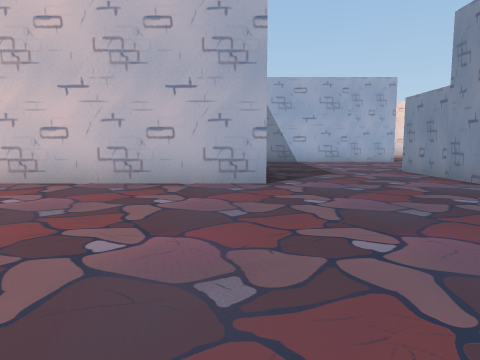
[1] (above)

19 first-person views from a walk through a 3-D level made in the Unity game engine. The camera is 1.5 m above the floor, tilts 6° down and sees 70° across. The floor is counted in squares, 2 m on a side. Each view is taken from the middle of a square. On the plan, view 1 faces up. The plan holds only what a view shows up to about 11 squares ahead; the rest is blank. The place goes on beyond the plan.

[2]
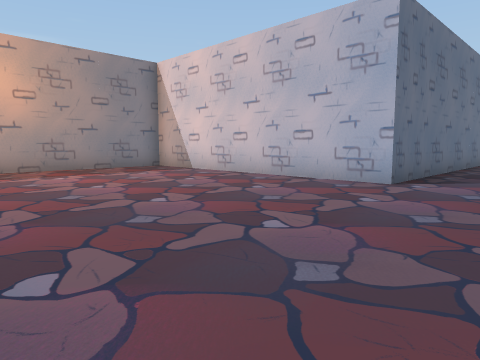

[3]
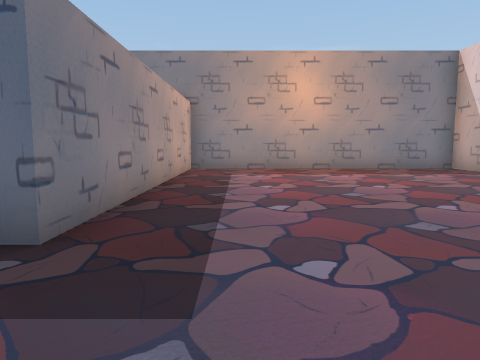

[4]
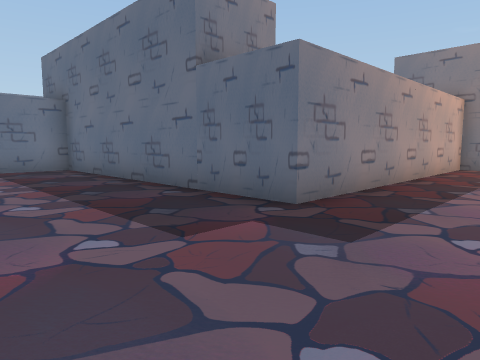

[5]
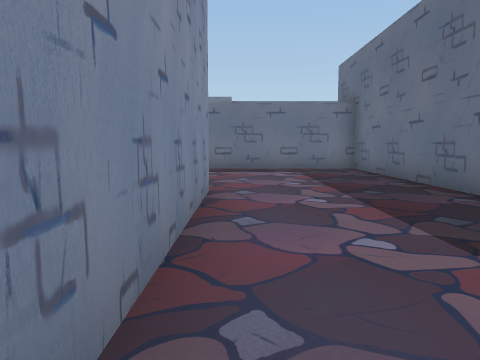

[6]
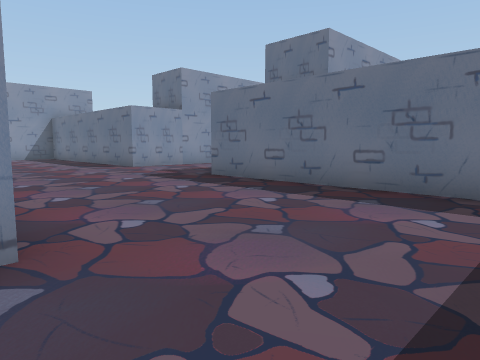

[7]
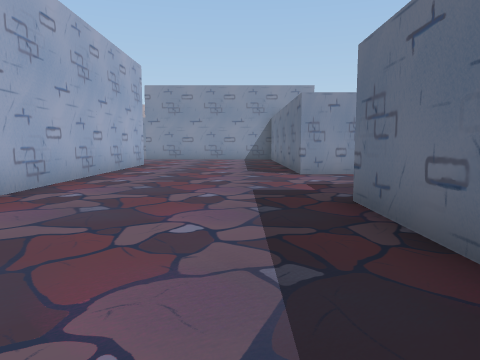

[8]
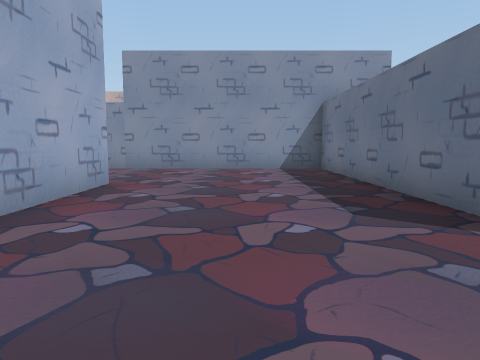

[9]
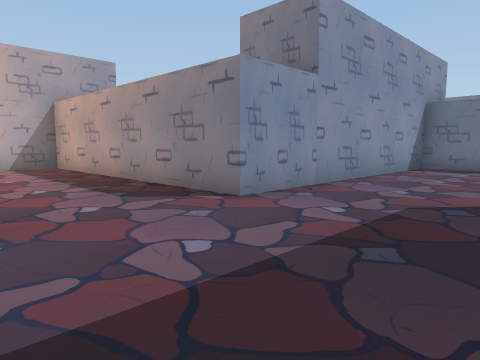

[10]
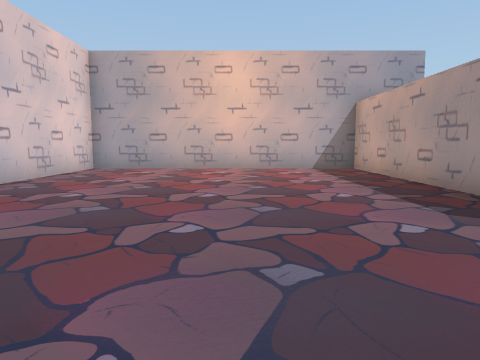

[11]
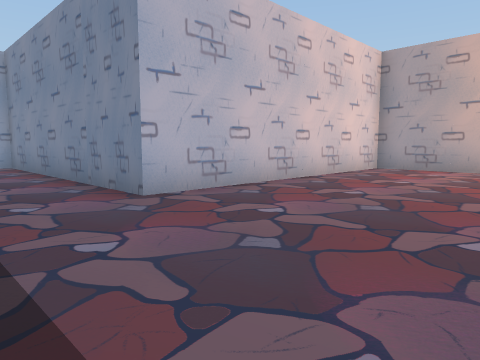

[12]
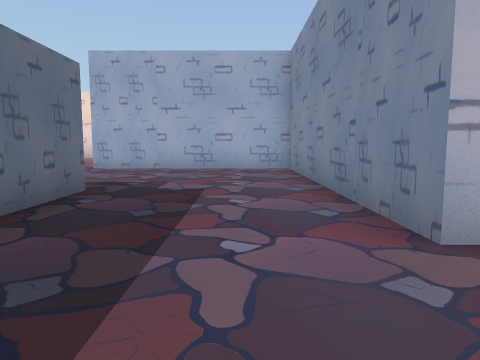

[13]
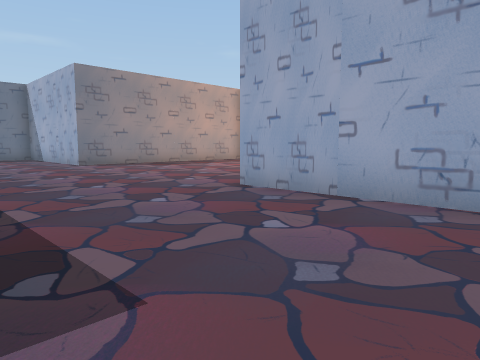

[14]
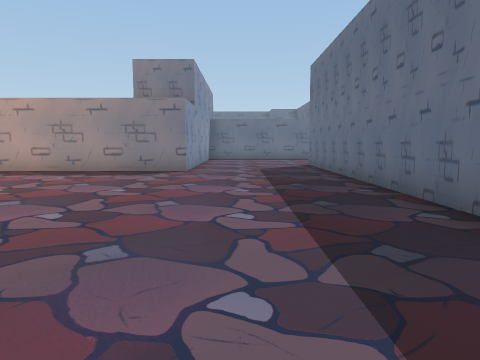

[15]
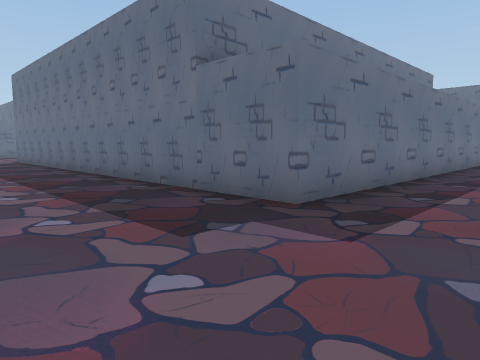

[16]
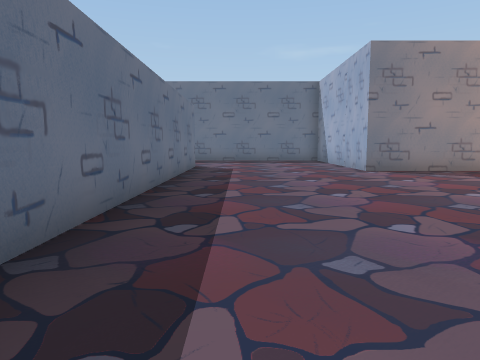

[17]
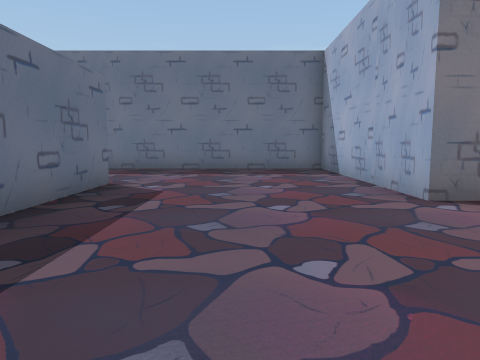

[18]
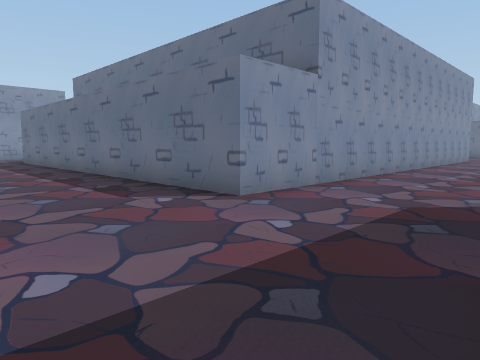

[19]
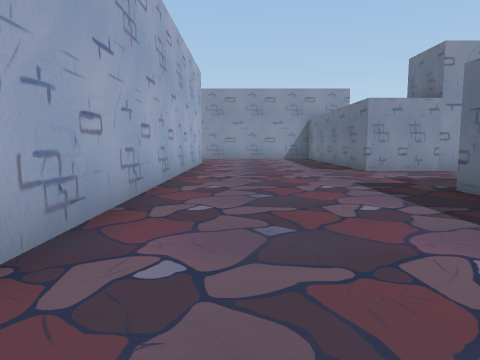

### Floor plan
Points are (right, up) in squares from view 1. A wall is a line through its corners. A room is listed if a view was taken in it or the views show most of it. See-through windows are left out.
Room 1 (views 1, 2, 3, 4, 5, 6, 7, 8, 9, 10, 11, 12, 13, 14, 15, 16, 17, 18, 19)
walls: (4.5, -4.6) (4.5, 9.5) (16.5, 9.5) (16.5, -3.1); (6.5, 16.5) (6.5, 14.5) (0.5, 14.5) (0.5, 6.5) (-7.5, 6.5) (-7.5, -1.5) (0.5, -1.5) (0.5, -9.5) (8.5, -9.5); (16.5, -4.5) (5, -4.5); (12.5, -11.5) (12.5, -9.5) (20.5, -9.5) (20.5, -1.5) (28.5, -1.5) (28.5, 6.5) (20.5, 6.5) (20.5, 14.5) (14.5, 14.5)

Where each view was taken, in squares from view 1:
view 1: 0 up, 0 right, facing up
view 2: 0 up, 3 right, facing up-left
view 3: 0 up, 3 right, facing left
view 4: 1 up, 4 right, facing down-left
view 5: 1 up, 4 right, facing down
view 6: 4 down, 2 right, facing down-right
view 7: 8 down, 4 right, facing right
view 8: 7 down, 10 right, facing right
view 9: 2 up, 17 right, facing down-right
view 10: 2 up, 18 right, facing right
view 11: 2 up, 18 right, facing up-right
view 12: 4 up, 19 right, facing up
view 13: 10 up, 19 right, facing up-left
view 14: 8 up, 19 right, facing down
view 15: 12 up, 20 right, facing down-left
view 16: 11 up, 16 right, facing left
view 17: 12 up, 11 right, facing left
view 18: 13 up, 1 right, facing down-right
view 19: 6 down, 3 right, facing right
